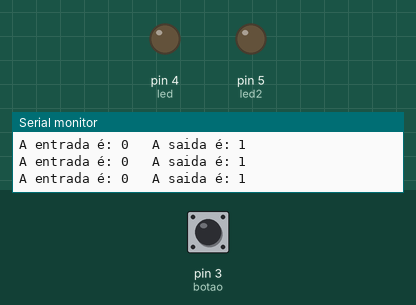
Simulated run of this sketch. Board: Arduino Uno, built with avr-gcc and run on an emulated ATmega328P. Shown: output pins drawn as LEDs (lit = HIGH), the last lines printed to the serial monitor. The inputs (shaded band) are chosen by the test bench; at power-on: pin 3 (botao) LOW.

Above: at 1.2 s.
1.3 s: pin 3 (botao) pulled HIGH for 3.2 s
At 5.6 s:
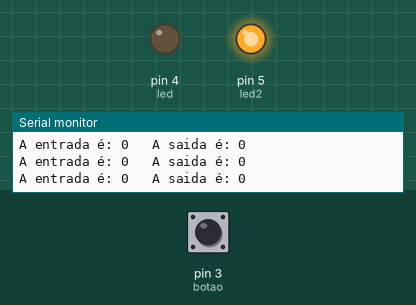
6.0 s: pin 3 (botao) pulled HIGH for 0.15 s
At 7.2 s:
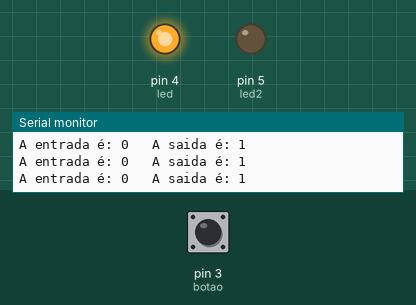
9.1 s: pin 3 (botao) pulled HIGH for 1 s
At 9.5 s:
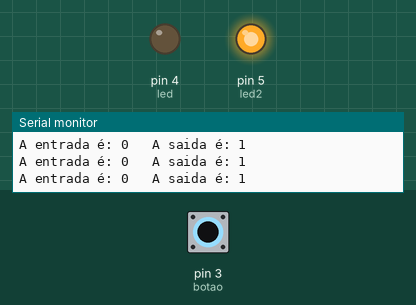
13.1 s: pin 3 (botao) pulsed HIGH 5 times (0.12 s each, 0.3 s apart)
At 14.1 s:
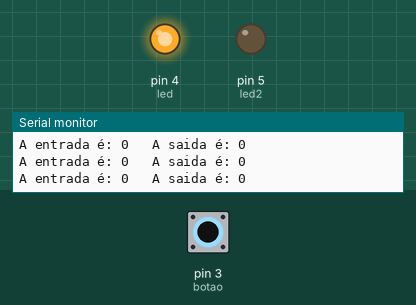
17.6 s: pin 3 (botao) pulsed HIGH 2 times (0.12 s each, 0.3 s apart)
At 18.9 s:
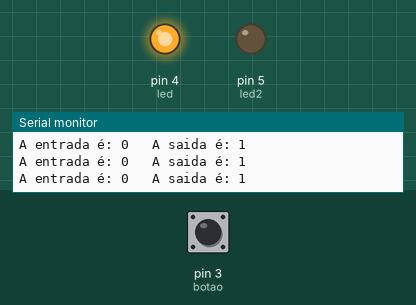
Timing chart, 0 to 20.6 s (numbered marks = the images above; inputs shaded):
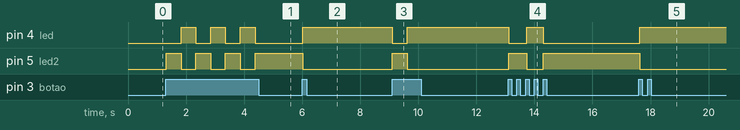

The sketch:

alterando_estado_de_dois_leds.ino
```cpp
// alterar o estado do led apertando o botão
//Agora usando dois leds simultaneamente
boolean saida = HIGH;
int led = 4; //Damos nomes aos pinos 3 e 4
int led2 = 5;
int botao = 3;


//
void setup(){
  pinMode(led, OUTPUT); //definição de saída
  pinMode(led2, OUTPUT); //definição o segundo led como saída
  pinMode(botao, INPUT); //definição de entrada
  Serial.begin(9600); //ligar o seríal monitor

}

void loop(){
  int entrada = digitalRead(botao); //ler a entrada digital

    if(entrada == 1) {
      saida = !saida;  // altera o estado do led
      digitalWrite(led, saida); //posto em led o valor da variável saída
      digitalWrite(led2, !saida); //postar em led dois o contratio da variável saída
      delay(500);
    }
  Serial.print("A entrada é: "); //print da entrada digital do botao
  Serial.print(entrada); //print da entrada digital do botao
  Serial.print("   A saida é: "); //print da entrada digital do botao
  Serial.println(saida); //print da entrada digital do botao

  delay(10);
}
```

Measured:
- after the input at 1.3 s, pin 4 (led): alternates HIGH for 0.51 s and LOW for 0.51 s, 6 changes in all, then stays LOW, starting after 0.53 s; pin 5 (led2): alternates HIGH for 0.51 s and LOW for 0.51 s, 7 changes in all, then stays HIGH, starting at once
- after the input at 6.0 s, pin 4 (led): LOW → HIGH at once; pin 5 (led2): HIGH → LOW at once
- after the input at 9.1 s, pin 4 (led): HIGH → LOW at once, → HIGH 0.51 s later; pin 5 (led2): LOW → HIGH at once, → LOW 0.51 s later
- after the input at 13.1 s, pin 4 (led): HIGH → LOW at once, → HIGH 0.61 s later, → LOW 0.58 s later; pin 5 (led2): LOW → HIGH at once, → LOW 0.61 s later, → HIGH 0.58 s later
- after the input at 17.6 s, pin 4 (led): LOW → HIGH at once; pin 5 (led2): HIGH → LOW at once
